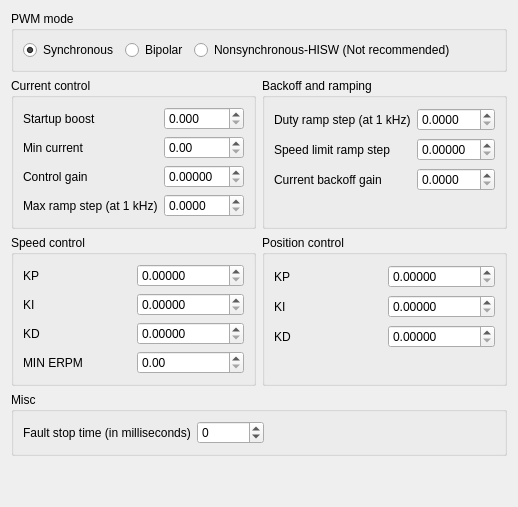
            <widget class="QWidget" name="tab_14">
             <attribute name="title">
              <string>Advanced</string>
             </attribute>
             <layout class="QVBoxLayout" name="verticalLayout_28">
              <item>
               <widget class="QGroupBox" name="groupBox_13">
                <property name="title">
                 <string>PWM mode</string>
                </property>
                <layout class="QHBoxLayout" name="horizontalLayout_44">
                 <item>
                  <widget class="QRadioButton" name="mcconfPwmModeSyncButton">
                   <property name="text">
                    <string>Synchronous</string>
                   </property>
                   <property name="checked">
                    <bool>true</bool>
                   </property>
                  </widget>
                 </item>
                 <item>
                  <widget class="QRadioButton" name="mcconfPwmModeBipolarButton">
                   <property name="text">
                    <string>Bipolar</string>
                   </property>
                  </widget>
                 </item>
                 <item>
                  <widget class="QRadioButton" name="mcconfPwmModeNonsyncHiswButton">
                   <property name="text">
                    <string>Nonsynchronous-HISW (Not recommended)</string>
                   </property>
                  </widget>
                 </item>
                 <item>
                  <spacer name="horizontalSpacer_21">
                   <property name="orientation">
                    <enum>Qt::Horizontal</enum>
                   </property>
                   <property name="sizeHint" stdset="0">
                    <size>
                     <width>40</width>
                     <height>20</height>
                    </size>
                   </property>
                  </spacer>
                 </item>
                </layout>
               </widget>
              </item>
              <item>
               <layout class="QHBoxLayout" name="horizontalLayout_23">
                <item>
                 <widget class="QGroupBox" name="groupBox_14">
                  <property name="sizePolicy">
                   <sizepolicy hsizetype="Preferred" vsizetype="Fixed">
                    <horstretch>0</horstretch>
                    <verstretch>0</verstretch>
                   </sizepolicy>
                  </property>
                  <property name="title">
                   <string>Current control</string>
                  </property>
                  <layout class="QGridLayout" name="gridLayout_14">
                   <item row="0" column="0">
                    <widget class="QLabel" name="label_34">
                     <property name="text">
                      <string>Startup boost</string>
                     </property>
                    </widget>
                   </item>
                   <item row="0" column="1">
                    <widget class="QDoubleSpinBox" name="mcconfCcBoostBox">
                     <property name="decimals">
                      <number>3</number>
                     </property>
                     <property name="maximum">
                      <double>1.000000000000000</double>
                     </property>
                     <property name="singleStep">
                      <double>0.010000000000000</double>
                     </property>
                    </widget>
                   </item>
                   <item row="1" column="0">
                    <widget class="QLabel" name="label_35">
                     <property name="text">
                      <string>Min current</string>
                     </property>
                    </widget>
                   </item>
                   <item row="1" column="1">
                    <widget class="QDoubleSpinBox" name="mcconfCcMinBox"/>
                   </item>
                   <item row="2" column="0">
                    <widget class="QLabel" name="label_36">
                     <property name="toolTip">
                      <string>Only change this if you know what you are doing</string>
                     </property>
                     <property name="text">
                      <string>Control gain</string>
                     </property>
                    </widget>
                   </item>
                   <item row="2" column="1">
                    <widget class="QDoubleSpinBox" name="mcconfCcGainBox">
                     <property name="decimals">
                      <number>5</number>
                     </property>
                     <property name="maximum">
                      <double>50.000000000000000</double>
                     </property>
                     <property name="singleStep">
                      <double>0.000100000000000</double>
                     </property>
                    </widget>
                   </item>
                   <item row="3" column="0">
                    <widget class="QLabel" name="label_69">
                     <property name="text">
                      <string>Max ramp step (at 1 kHz)</string>
                     </property>
                    </widget>
                   </item>
                   <item row="3" column="1">
                    <widget class="QDoubleSpinBox" name="mcconfCcMaxRampStepBox">
                     <property name="decimals">
                      <number>4</number>
                     </property>
                     <property name="maximum">
                      <double>50.000000000000000</double>
                     </property>
                     <property name="singleStep">
                      <double>0.010000000000000</double>
                     </property>
                    </widget>
                   </item>
                  </layout>
                 </widget>
                </item>
                <item>
                 <widget class="QGroupBox" name="groupBox_37">
                  <property name="title">
                   <string>Backoff and ramping</string>
                  </property>
                  <property name="flat">
                   <bool>false</bool>
                  </property>
                  <property name="checkable">
                   <bool>false</bool>
                  </property>
                  <layout class="QGridLayout" name="gridLayout_37">
                   <item row="0" column="0">
                    <widget class="QLabel" name="label_3">
                     <property name="text">
                      <string>Duty ramp step (at 1 kHz)</string>
                     </property>
                    </widget>
                   </item>
                   <item row="0" column="1">
                    <widget class="QDoubleSpinBox" name="mcconfMDutyRampStepBox">
                     <property name="decimals">
                      <number>4</number>
                     </property>
                     <property name="singleStep">
                      <double>0.010000000000000</double>
                     </property>
                    </widget>
                   </item>
                   <item row="1" column="0">
                    <widget class="QLabel" name="label_33">
                     <property name="text">
                      <string>Speed limit ramp step</string>
                     </property>
                    </widget>
                   </item>
                   <item row="1" column="1">
                    <widget class="QDoubleSpinBox" name="mcconfMDutyRampStepSpeedLimBox">
                     <property name="decimals">
                      <number>5</number>
                     </property>
                     <property name="singleStep">
                      <double>0.000100000000000</double>
                     </property>
                    </widget>
                   </item>
                   <item row="2" column="0">
                    <widget class="QLabel" name="label_85">
                     <property name="text">
                      <string>Current backoff gain</string>
                     </property>
                    </widget>
                   </item>
                   <item row="2" column="1">
                    <widget class="QDoubleSpinBox" name="mcconfMCurrentBackoffGainBox">
                     <property name="decimals">
                      <number>4</number>
                     </property>
                     <property name="singleStep">
                      <double>0.010000000000000</double>
                     </property>
                    </widget>
                   </item>
                   <item row="3" column="0">
                    <spacer name="verticalSpacer_16">
                     <property name="orientation">
                      <enum>Qt::Vertical</enum>
                     </property>
                     <property name="sizeType">
                      <enum>QSizePolicy::Preferred</enum>
                     </property>
                     <property name="sizeHint" stdset="0">
                      <size>
                       <width>20</width>
                       <height>25</height>
                      </size>
                     </property>
                    </spacer>
                   </item>
                  </layout>
                 </widget>
                </item>
               </layout>
              </item>
              <item>
               <layout class="QHBoxLayout" name="horizontalLayout_39">
                <item>
                 <widget class="QGroupBox" name="groupBox_15">
                  <property name="sizePolicy">
                   <sizepolicy hsizetype="Preferred" vsizetype="Fixed">
                    <horstretch>0</horstretch>
                    <verstretch>0</verstretch>
                   </sizepolicy>
                  </property>
                  <property name="title">
                   <string>Speed control</string>
                  </property>
                  <layout class="QGridLayout" name="gridLayout_15">
                   <item row="0" column="0">
                    <widget class="QLabel" name="label_37">
                     <property name="text">
                      <string>KP</string>
                     </property>
                    </widget>
                   </item>
                   <item row="0" column="1">
                    <widget class="QDoubleSpinBox" name="mcconfSpidKpBox">
                     <property name="decimals">
                      <number>5</number>
                     </property>
                     <property name="singleStep">
                      <double>0.000100000000000</double>
                     </property>
                    </widget>
                   </item>
                   <item row="1" column="0">
                    <widget class="QLabel" name="label_38">
                     <property name="text">
                      <string>KI</string>
                     </property>
                    </widget>
                   </item>
                   <item row="1" column="1">
                    <widget class="QDoubleSpinBox" name="mcconfSpidKiBox">
                     <property name="decimals">
                      <number>5</number>
                     </property>
                     <property name="singleStep">
                      <double>0.000100000000000</double>
                     </property>
                    </widget>
                   </item>
                   <item row="2" column="0">
                    <widget class="QLabel" name="label_39">
                     <property name="text">
                      <string>KD</string>
                     </property>
                    </widget>
                   </item>
                   <item row="2" column="1">
                    <widget class="QDoubleSpinBox" name="mcconfSpidKdBox">
                     <property name="decimals">
                      <number>5</number>
                     </property>
                     <property name="singleStep">
                      <double>0.000100000000000</double>
                     </property>
                    </widget>
                   </item>
                   <item row="3" column="0">
                    <widget class="QLabel" name="label_40">
                     <property name="text">
                      <string>MIN ERPM</string>
                     </property>
                    </widget>
                   </item>
                   <item row="3" column="1">
                    <widget class="QDoubleSpinBox" name="mcconfSpidMinRpmBox">
                     <property name="maximum">
                      <double>200000.000000000000000</double>
                     </property>
                     <property name="singleStep">
                      <double>100.000000000000000</double>
                     </property>
                    </widget>
                   </item>
                  </layout>
                 </widget>
                </item>
                <item>
                 <widget class="QGroupBox" name="groupBox_30">
                  <property name="sizePolicy">
                   <sizepolicy hsizetype="Preferred" vsizetype="Preferred">
                    <horstretch>0</horstretch>
                    <verstretch>0</verstretch>
                   </sizepolicy>
                  </property>
                  <property name="title">
                   <string>Position control</string>
                  </property>
                  <layout class="QGridLayout" name="gridLayout_26">
                   <item row="0" column="0">
                    <widget class="QLabel" name="label_68">
                     <property name="text">
                      <string>KP</string>
                     </property>
                    </widget>
                   </item>
                   <item row="1" column="1">
                    <widget class="QDoubleSpinBox" name="mcconfPpidKiBox">
                     <property name="decimals">
                      <number>5</number>
                     </property>
                     <property name="singleStep">
                      <double>0.000100000000000</double>
                     </property>
                    </widget>
                   </item>
                   <item row="1" column="0">
                    <widget class="QLabel" name="label_70">
                     <property name="text">
                      <string>KI</string>
                     </property>
                    </widget>
                   </item>
                   <item row="2" column="1">
                    <widget class="QDoubleSpinBox" name="mcconfPpidKdBox">
                     <property name="decimals">
                      <number>5</number>
                     </property>
                     <property name="singleStep">
                      <double>0.000100000000000</double>
                     </property>
                    </widget>
                   </item>
                   <item row="2" column="0">
                    <widget class="QLabel" name="label_71">
                     <property name="text">
                      <string>KD</string>
                     </property>
                    </widget>
                   </item>
                   <item row="0" column="1">
                    <widget class="QDoubleSpinBox" name="mcconfPpidKpBox">
                     <property name="decimals">
                      <number>5</number>
                     </property>
                     <property name="singleStep">
                      <double>0.000100000000000</double>
                     </property>
                    </widget>
                   </item>
                   <item row="3" column="0">
                    <spacer name="verticalSpacer_13">
                     <property name="orientation">
                      <enum>Qt::Vertical</enum>
                     </property>
                     <property name="sizeType">
                      <enum>QSizePolicy::Preferred</enum>
                     </property>
                     <property name="sizeHint" stdset="0">
                      <size>
                       <width>20</width>
                       <height>25</height>
                      </size>
                     </property>
                    </spacer>
                   </item>
                  </layout>
                 </widget>
                </item>
               </layout>
              </item>
              <item>
               <widget class="QGroupBox" name="groupBox_17">
                <property name="title">
                 <string>Misc</string>
                </property>
                <layout class="QHBoxLayout" name="horizontalLayout_26">
                 <item>
                  <widget class="QLabel" name="label_4">
                   <property name="text">
                    <string>Fault stop time (in milliseconds)</string>
                   </property>
                  </widget>
                 </item>
                 <item>
                  <widget class="QSpinBox" name="mcconfMFaultStopTimeBox">
                   <property name="minimum">
                    <number>-1</number>
                   </property>
                   <property name="maximum">
                    <number>40000000</number>
                   </property>
                   <property name="singleStep">
                    <number>500</number>
                   </property>
                  </widget>
                 </item>
                 <item>
                  <spacer name="horizontalSpacer_22">
                   <property name="orientation">
                    <enum>Qt::Horizontal</enum>
                   </property>
                   <property name="sizeHint" stdset="0">
                    <size>
                     <width>40</width>
                     <height>20</height>
                    </size>
                   </property>
                  </spacer>
                 </item>
                </layout>
               </widget>
              </item>
              <item>
               <spacer name="verticalSpacer_8">
                <property name="orientation">
                 <enum>Qt::Vertical</enum>
                </property>
                <property name="sizeHint" stdset="0">
                 <size>
                  <width>20</width>
                  <height>40</height>
                 </size>
                </property>
               </spacer>
              </item>
             </layout>
            </widget>
